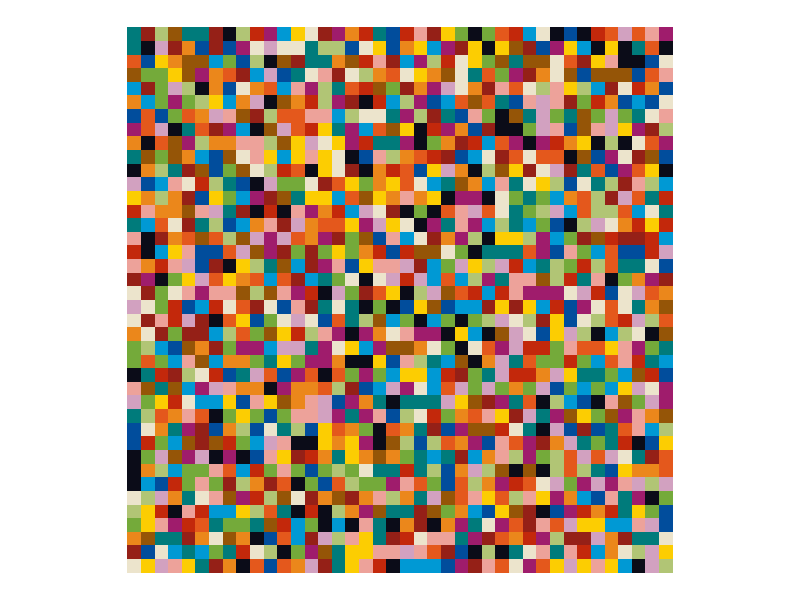

Write R code to recreate this figure.
# Load packages
library(tidyverse)

# Define a function to generate a random vector of colors
generate_color_vector <- function(size, colors) {

  # Create a size^2 vector filled with a random sample of colors from a color list
  color_vector <- sample(x = colors,
                         size = size * size,   # "size" is the # of squares on each side
                         replace = TRUE)

  return(color_vector)
}

# Set the size of the desired grid
# Ellsworth Kelly used 40 x 40 grids, so I will as well
size <- 40

# Define the colors
# I did my best to sample the unique colors from his work and this is what I got.
# I've read that the paper he used for color inspo came in 18 unique colors,
# but I've only identified 16 unique colors for now. I do think there are some
# more to be distinguished in there between the darker blues and red-oranges
colors <- c("#ece4cc",
            "#fccd02",
            "#b1c575",
            "#74aa3a",
            "#007b7b",
            "#0099d4",
            "#014d9c",
            "#0b0c18",
            "#9f1c6c",
            "#d2a1c0",
            "#952017",
            "#c3280b",
            "#eda29a",
            "#e4581c",
            "#955507",
            "#eb871b"
)

# Generate the color grid - time to use my custom function with my custom color list!
# This code actually creates a vector of colors that get shaped into a size^2 matrix
color_vector <- generate_color_vector(size, colors)

# Create a data frame for the grid coordinates
# A 40 x 40 grid is 1600 cells, so I am creating a data frame with 1600 rows.
# Each row of the data frame will contain a coordinate pair designating a grid cell
df <- expand.grid(x = 1:size, y = 1:size)

# Add the corresponding color to each grid cell coordinate
# This line of code adds a column to my data frame called "color"
# It contains the vector of 1600 colors we generated with our function above
df$color <- color_vector

# Now, we can plot the grid using the tile geom in ggplot2!
# Normally, ggplot would choose colors for us or we'd have to define them in the code
# but we can use scale_fill_identity() to have ggplot use the strings stored in the
# color column as the colors for the tiles.
kelly_colors_VII <-
  ggplot(df, aes(x = x, y = y, fill = color)) +
  geom_tile() +  # Add tiles
  scale_fill_identity() +  # Use the colors stored as strings in the color column
  theme_void() +  # Remove axis labels and background
  coord_equal()  # Use equal aspect ratio

# Print the plot
kelly_colors_VII
